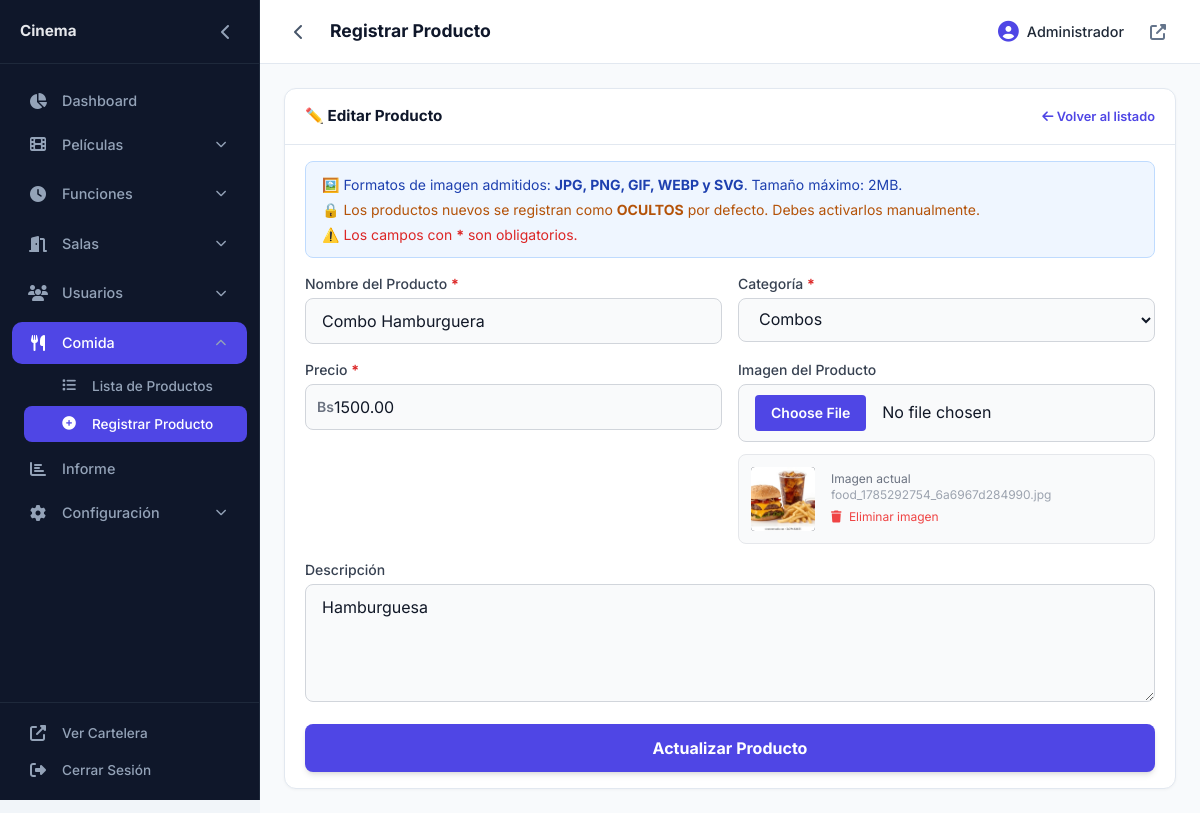
The app's page /admin/index.php?tab=food&action=register&edit_food_id=2 (signed in) with its own data.
### tables this page shows
CREATE TABLE `food_items` (
  `id` int(11) NOT NULL,
  `name` varchar(100) NOT NULL,
  `description` text DEFAULT NULL,
  `price` decimal(10,2) NOT NULL,
  `image_url` varchar(255) DEFAULT NULL,
  `category_id` int(11) DEFAULT NULL,
  `is_active` tinyint(1) DEFAULT 1,
  `created_at` timestamp NULL DEFAULT current_timestamp()
);

CREATE TABLE `food_categories` (
  `id` int(11) NOT NULL,
  `name` varchar(50) NOT NULL,
  `description` text DEFAULT NULL,
  `is_active` tinyint(1) DEFAULT 1,
  `created_at` timestamp NULL DEFAULT current_timestamp()
);

### config.php (called while the page is built, shortened)
<?php
function getSiteConfig($pdo)
{
    static $config = null;
    if ($config !== null) {
        return $config;
    }
    $defaults = [
        'site_name' => 'Cinema Pro',
        'site_logo' => '',
        'footer_logo' => '',
        'site_favicon' => '',
        'timezone' => 'America/Caracas',
        'footer_copyright' => '© ' . date('Y') . ' Cinema. Todos los derechos reservados.',
        'currency_symbol' => '$',
        'currency_position' => 'left',
        'thousands_separator' => '.',
        'decimal_separator' => ',',
        'decimal_places' => '2',
        'address' => '',
        'phone' => '',
        'email' => '',
        'instagram' => '',
        'facebook' => '',
        'twitter' => '',
        'telegram' => '',
        'whatsapp' => ''
    ];
    try {
        $stmt = $pdo->query("SELECT key_name, value FROM site_config");
        $rows = $stmt->fetchAll();
        $config = [];
        foreach ($rows as $row) {
            $config[$row['key_name']] = $row['value'];
        }
        foreach ($defaults as $key => $default_value) {
            if (!isset($config[$key]) || $config[$key] === '') {
                $config[$key] = $default_value;
            }
        }
        return $config;
    } catch (PDOException $e) {
        error_log("Error cargando configuración del sitio: " . $e->getMessage());
        return $defaults;
    }
}

### admin/modules/food/food_register.php (the view, shortened to what this page needs)
<?php
$edit_food_id = isset($_GET['edit_food_id']) ? filter_var($_GET['edit_food_id'], FILTER_VALIDATE_INT) : null;
$edit_food = null;
if ($edit_food_id && $edit_food_id > 0) {
    $stmt = $pdo->prepare("SELECT * FROM food_items WHERE id = ?");
    $stmt->execute([$edit_food_id]);
    $edit_food = $stmt->fetch(PDO::FETCH_ASSOC);
}
$food_categories = $pdo->query("SELECT * FROM food_categories ORDER BY name ASC")->fetchAll();
$siteRoot = dirname(__DIR__, 3);
$has_current_image = $edit_food && !empty($edit_food['image_url']) && file_exists($siteRoot . '/' . $edit_food['image_url']);
?>
<div class="admin-card">
    <div class="admin-card-header">
        <h3 class="admin-card-title">
            <?= $edit_food ? '✏️ Editar Producto' : '➕ Registrar Nuevo Producto' ?>
        </h3>
        <a href="index.php?tab=food" class="admin-card-link">
            <i class="fas fa-arrow-left"></i> Volver al listado
        </a>
    </div>
    <div class="admin-card-body">
        <div class="movie-form-help">
            <p>🖼️ Formatos de imagen admitidos: <strong>JPG, PNG, GIF, WEBP y SVG</strong>. Tamaño máximo: 2MB.</p>
            <p class="mt-1 warning">🔒 Los productos nuevos se registran como <strong>OCULTOS</strong> por defecto. Debes activarlos manualmente.</p>
            <p class="mt-1 danger">⚠️ Los campos con <strong class="field-required">*</strong> son obligatorios.</p>
        </div>
        <form action="modules/food/food_actions.php" method="POST" enctype="multipart/form-data" class="grid grid-cols-1 md:grid-cols-2 gap-4">
            <div>
                <label class="block text-sm font-medium text-gray-700 mb-1">Nombre del Producto <span class="field-required">*</span></label>
                <input type="text" name="food_name" required maxlength="100"
                       value="<?= $edit_food ? htmlspecialchars($edit_food['name']) : '' ?>"
                       placeholder="Ej: Palomitas Grandes"
                       class="w-full bg-gray-50 border border-gray-300 rounded-lg px-4 py-2.5 text-gray-900 focus:ring-2 focus:ring-indigo-500 focus:border-indigo-500">
            </div>
            <div>
                <label class="block text-sm font-medium text-gray-700 mb-1">Categoría <span class="field-required">*</span></label>
                <select name="category_id" required class="w-full bg-gray-50 border border-gray-300 rounded-lg px-4 py-2.5 text-gray-900 focus:ring-2 focus:ring-indigo-500 focus:border-indigo-500">
                    <?php foreach ($food_categories as $cat): ?>
                        <option value="<?= htmlspecialchars($cat['id']) ?>" <?= ($edit_food && isset($edit_food['category_id']) && $edit_food['category_id'] == $cat['id']) ? 'selected' : '' ?>>
                            <?= htmlspecialchars($cat['name']) ?>
                        </option>
                    <?php endforeach; ?>
                </select>
            </div>
            <div>
                <label class="block text-sm font-medium text-gray-700 mb-1">Precio <span class="field-required">*</span></label>
                <div class="relative">
                    <span class="absolute left-3 top-1/2 -translate-y-1/2 text-gray-500 text-sm font-semibold"><?= htmlspecialchars($siteConfig['currency_symbol'] ?? '$') ?></span>
                    <input type="number" step="0.01" min="0.01" name="food_price" id="foodPriceInput" required
                           value="<?= $edit_food ? htmlspecialchars($edit_food['price']) : '' ?>"
                           placeholder="0.00"
                           class="w-full bg-gray-50 border border-gray-300 rounded-lg pl-7 pr-3 py-2.5 text-gray-900 focus:ring-2 focus:ring-indigo-500 focus:border-indigo-500">
                </div>
            </div>
            <div>
                <label class="block text-sm font-medium text-gray-700 mb-1">Imagen del Producto</label>
                <input type="file" name="food_image" id="foodImageInput" accept="image/*"
                       class="w-full bg-gray-50 border border-gray-300 rounded-lg px-4 py-2.5 text-gray-900 focus:ring-2 focus:ring-indigo-500 focus:border-indigo-500 file:mr-4 file:py-2 file:px-4 file:rounded file:border-0 file:text-sm file:font-semibold file:bg-indigo-600 file:text-white hover:file:bg-indigo-700">
                <?php if ($has_current_image): ?>
                    <div class="mt-3 flex items-center gap-4 bg-gray-50 p-3 rounded-lg border border-gray-200">
                        <?php $img_src = preg_match('#^(https?:)?//#', $edit_food['image_url']) ? $edit_food['image_url'] : '../' . $edit_food['image_url']; ?>
                        <img src="<?= htmlspecialchars($img_src) . '?v=' . time() ?>" alt="Imagen actual" class="h-16 w-16 object-cover rounded bg-gray-900">
                        <div class="flex-1">
                            <p class="text-xs text-gray-500">Imagen actual</p>
                            <p class="text-xs text-gray-400 truncate"><?= htmlspecialchars(basename($edit_food['image_url'])) ?></p>
                            <button type="submit" name="remove_image" value="1" class="text-xs text-red-500 hover:text-red-700 transition-colors mt-1" data-confirm="¿Eliminar la imagen actual?">
                                <i class="fas fa-trash mr-1"></i> Eliminar imagen
                            </button>
                        </div>
                    </div>
                <?php endif; ?>
            </div>
            <div class="md:col-span-2">
                <label class="block text-sm font-medium text-gray-700 mb-1">Descripción</label>
                <textarea name="food_description" rows="4" placeholder="Descripción del producto..."
                          class="w-full bg-gray-50 border border-gray-300 rounded-lg px-4 py-2.5 text-gray-900 focus:ring-2 focus:ring-indigo-500 focus:border-indigo-500"><?= $edit_food ? htmlspecialchars($edit_food['description'] ?? '') : '' ?></textarea>
            </div>
            <button type="submit" class="md:col-span-2 bg-indigo-600 hover:bg-indigo-700 text-white font-bold py-3 rounded-lg transition-colors shadow-md">
                <?= $edit_food ? 'Actualizar Producto' : 'Guardar Producto (Oculto)' ?>
            </button>
        </form>
    </div>
</div>

### admin/css/admin.css (style rules this page uses)
* { font-family: 'Inter', sans-serif; box-sizing: border-box; }
html, body { margin: 0; padding: 0; overflow-x: hidden; max-width: 100%; }
body { background: #f1f5f9; color: #1f2937; display: flex; min-height: 100vh; }
.admin-card { background: #ffffff; border-radius: 12px; border: 1px solid #e2e8f0; box-shadow: 0 1px 3px rgba(0, 0, 0, 0.04); overflow: hidden; }
.admin-card-header { padding: 16px 20px; border-bottom: 1px solid #e2e8f0; display: flex; justify-content: space-between; align-items: center; }
.admin-card-title { font-size: 0.95rem; font-weight: 700; color: #0f172a; margin: 0; }
.admin-card-link { font-size: 0.8rem; color: #4f46e5; text-decoration: none; font-weight: 600; }
.admin-card-body { padding: 16px 20px; }
.field-required { color: #dc2626; font-weight: 700; }
.movie-form-help { background: #eff6ff; border: 1px solid #bfdbfe; color: #1e40af; padding: 12px 16px; border-radius: 8px; font-size: 0.875rem; margin-bottom: 16px; }
.movie-form-help .warning { color: #b45309; }
.movie-form-help .danger { color: #dc2626; }

### records on screen
food_items: food_name "Combo Hamburguera", category_id "Combos", food_price "1500.00", image_url (picture), image_url "food_1785292754_6a6967d284990.jpg", food_description "Hamburguesa"

### other values on screen
$siteName "Cinema"
$_SESSION['user_name'] "Administrador"
$siteConfig['currency_symbol'] "Bs"
